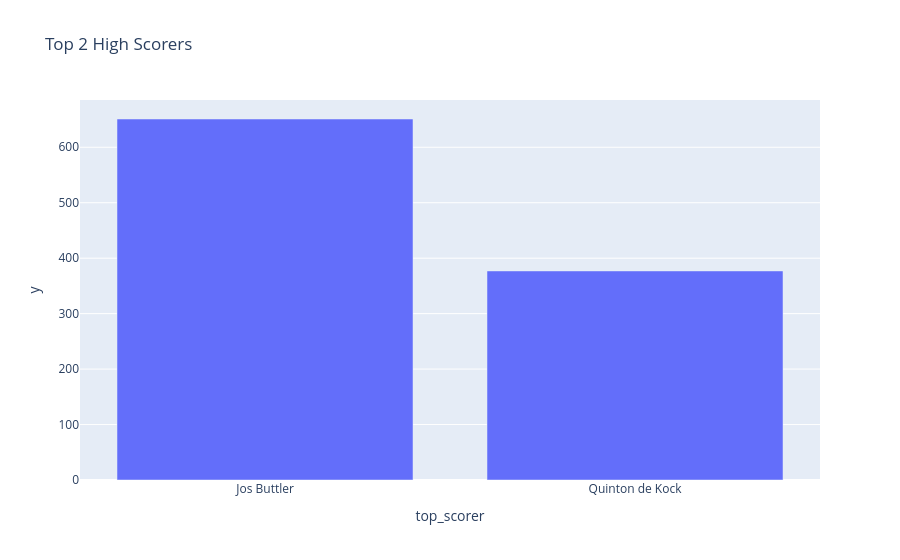

The notebook cell saved with this chart:
### Code cell
fig = px.bar(
    high,
    x=high.index,
    y=high.values,
    title='Top 2 High Scorers',
)

fig.show()

### Figure 1 — Plotly figure (JSON) as saved in the notebook; plotly's stock layout.template omitted (floating-point values rounded to 4 significant figures)
{"data": [{"alignmentgroup": "True", "hovertemplate": "top_scorer=%{x}<br>y=%{y}<extra></extra>", "legendgroup": "", "marker": {"color": "#636efa", "pattern": {"shape": ""}}, "name": "", "offsetgroup": "", "orientation": "v", "showlegend": false, "textposition": "auto", "type": "bar", "x": ["Jos Buttler", "Quinton de Kock"], "xaxis": "x", "y": [651, 377], "yaxis": "y"}], "layout": {"barmode": "relative", "legend": {"tracegroupgap": 0}, "title": {"text": "Top 2 High Scorers"}, "xaxis": {"anchor": "y", "domain": [0, 1], "title": {"text": "top_scorer"}}, "yaxis": {"anchor": "x", "domain": [0, 1], "title": {"text": "y"}}}}
